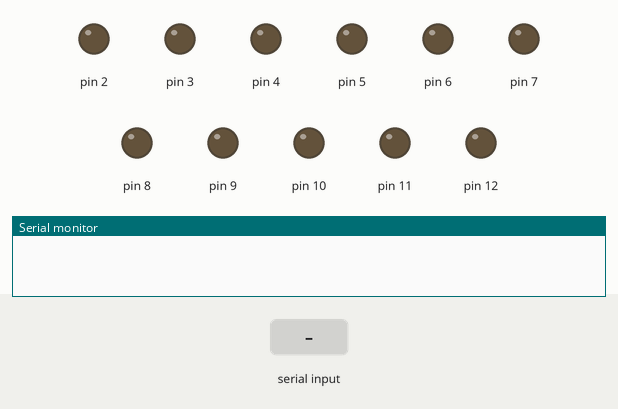
Recording of a sketch running on a simulated Arduino Uno, built with avr-gcc and run on an emulated ATmega328P. Parts: output pins drawn as LEDs (lit = HIGH), the last lines printed to the serial monitor. The inputs (shaded band) are chosen by the test bench.

Above: at 1.2 s.
1.3 s: "5\n" received over Serial
At 1.7 s:
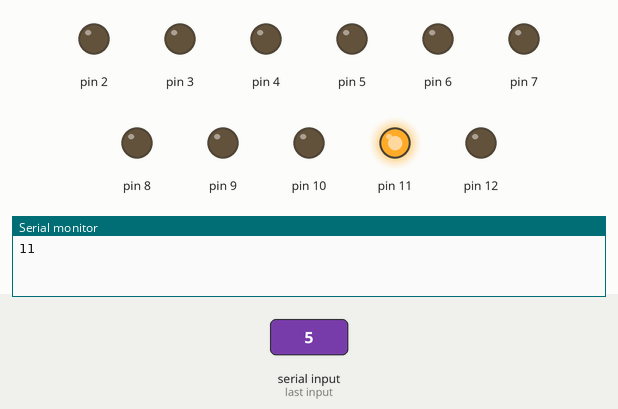
Timing chart, 0 to 4.3 s (numbered marks = the images above; inputs shaded):
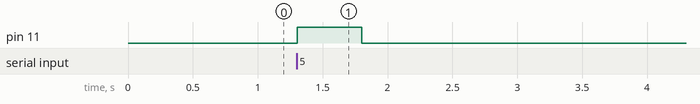

Measured:
- after the input at 1.3 s, pin 11: LOW → HIGH at once, → LOW 0.50 s later

The sketch:

Octavius_ArduinoScript.ino
```cpp
int boolaction = 0;

void setup(){

  pinMode(2, OUTPUT);
  pinMode(3, OUTPUT);
  pinMode(4, OUTPUT);
  pinMode(5, OUTPUT);
  pinMode(6, OUTPUT);
  pinMode(7, OUTPUT);
  pinMode(8, OUTPUT);
  pinMode(9, OUTPUT);
  pinMode(10, OUTPUT);
  pinMode(11, OUTPUT);
  pinMode(12, OUTPUT);
  Serial.begin(9600);

}


void activateremote(int plugpin){
  digitalWrite(plugpin, HIGH);
  delay(500);
  digitalWrite(plugpin, LOW);
  return;
}


void converttarget(int target,int boolaction){

    int plugpin = (target*2)+boolaction;
    Serial.println(plugpin);

    activateremote(plugpin);

    return;
}


void loop(){

  if(Serial.available()>0){
    String s = Serial.readStringUntil('\n');
    int index = s.indexOf(' ');
    String listid = s.substring(0, index);
    int target = listid.toInt();
    String action = s.substring(index+1);

    if(action == "on"){
      boolaction = 0;
    }

    else if (action = "off"){
      boolaction = 1;
    }

    converttarget(target, boolaction);

  }

}
```
